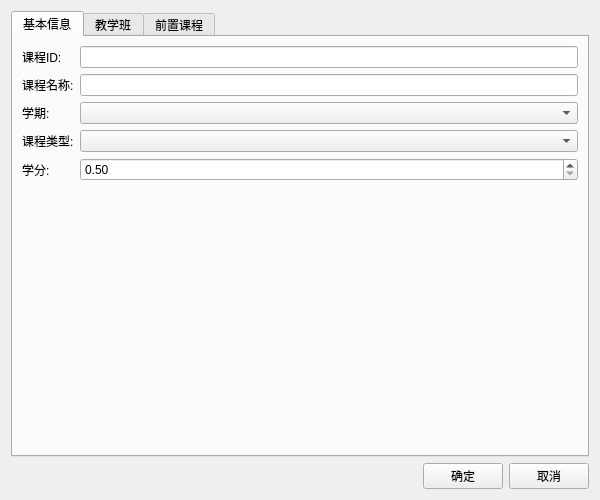
<?xml version="1.0" encoding="UTF-8"?>
<ui version="4.0">
 <class>CourseDialog</class>
 <widget class="QDialog" name="CourseDialog">
  <property name="geometry">
   <rect>
    <x>0</x>
    <y>0</y>
    <width>600</width>
    <height>500</height>
   </rect>
  </property>
  <property name="windowTitle">
   <string>课程编辑</string>
  </property>
  <layout class="QVBoxLayout" name="verticalLayout">
   <item>
    <widget class="QTabWidget" name="tabWidget">
     <property name="currentIndex">
      <number>0</number>
     </property>
     <widget class="QWidget" name="basicInfoTab">
      <attribute name="title">
       <string>基本信息</string>
      </attribute>
      <layout class="QFormLayout" name="formLayout">
       <item row="0" column="0">
        <widget class="QLabel" name="label_courseId">
         <property name="text">
          <string>课程ID:</string>
         </property>
        </widget>
       </item>
       <item row="0" column="1">
        <widget class="QLineEdit" name="lineEdit_courseId"/>
       </item>
       <item row="1" column="0">
        <widget class="QLabel" name="label_courseName">
         <property name="text">
          <string>课程名称:</string>
         </property>
        </widget>
       </item>
       <item row="1" column="1">
        <widget class="QLineEdit" name="lineEdit_courseName"/>
       </item>
       <item row="2" column="0">
        <widget class="QLabel" name="label_semester">
         <property name="text">
          <string>学期:</string>
         </property>
        </widget>
       </item>
       <item row="2" column="1">
        <widget class="QComboBox" name="comboBox_semester"/>
       </item>
       <item row="3" column="0">
        <widget class="QLabel" name="label_courseType">
         <property name="text">
          <string>课程类型:</string>
         </property>
        </widget>
       </item>
       <item row="3" column="1">
        <widget class="QComboBox" name="comboBox_courseType"/>
       </item>
       <item row="4" column="0">
        <widget class="QLabel" name="label_credits">
         <property name="text">
          <string>学分:</string>
         </property>
        </widget>
       </item>
       <item row="4" column="1">
        <widget class="QDoubleSpinBox" name="doubleSpinBox_credits">
         <property name="minimum">
          <double>0.500000000000000</double>
         </property>
         <property name="maximum">
          <double>10.000000000000000</double>
         </property>
         <property name="singleStep">
          <double>0.500000000000000</double>
         </property>
        </widget>
       </item>
      </layout>
     </widget>
     <widget class="QWidget" name="classesTab">
      <attribute name="title">
       <string>教学班</string>
      </attribute>
      <layout class="QVBoxLayout" name="verticalLayout_2">
       <item>
        <widget class="QTableWidget" name="tableWidget_classes">
         <property name="columnCount">
          <number>3</number>
         </property>
         <column>
          <property name="text">
           <string>教师</string>
          </property>
         </column>
         <column>
          <property name="text">
           <string>上课时间</string>
          </property>
         </column>
         <column>
          <property name="text">
           <string>操作</string>
          </property>
         </column>
        </widget>
       </item>
       <item>
        <widget class="QPushButton" name="pushButton_addClass">
         <property name="text">
          <string>添加教学班</string>
         </property>
        </widget>
       </item>
      </layout>
     </widget>
     <widget class="QWidget" name="prerequisitesTab">
      <attribute name="title">
       <string>前置课程</string>
      </attribute>
      <layout class="QVBoxLayout" name="verticalLayout_3">
       <item>
        <widget class="QListWidget" name="listWidget_prerequisites"/>
       </item>
       <item>
        <layout class="QHBoxLayout" name="horizontalLayout">
         <item>
          <widget class="QPushButton" name="pushButton_addPrerequisite">
           <property name="text">
            <string>添加前置课程</string>
           </property>
          </widget>
         </item>
         <item>
          <widget class="QPushButton" name="pushButton_removePrerequisite">
           <property name="text">
            <string>移除前置课程</string>
           </property>
          </widget>
         </item>
        </layout>
       </item>
      </layout>
     </widget>
    </widget>
   </item>
   <item>
    <layout class="QHBoxLayout" name="horizontalLayout_2">
     <item>
      <spacer name="horizontalSpacer">
       <property name="orientation">
        <enum>Qt::Orientation::Horizontal</enum>
       </property>
       <property name="sizeHint" stdset="0">
        <size>
         <width>40</width>
         <height>20</height>
        </size>
       </property>
      </spacer>
     </item>
     <item>
      <widget class="QPushButton" name="pushButton_ok">
       <property name="text">
        <string>确定</string>
       </property>
      </widget>
     </item>
     <item>
      <widget class="QPushButton" name="pushButton_cancel">
       <property name="text">
        <string>取消</string>
       </property>
      </widget>
     </item>
    </layout>
   </item>
  </layout>
 </widget>
 <resources/>
 <connections>
  <connection>
   <sender>pushButton_cancel</sender>
   <signal>clicked()</signal>
   <receiver>CourseDialog</receiver>
   <slot>reject()</slot>
   <hints>
    <hint type="sourcelabel">
     <x>516</x>
     <y>474</y>
    </hint>
    <hint type="destinationlabel">
     <x>589</x>
     <y>499</y>
    </hint>
   </hints>
  </connection>
 </connections>
</ui>
